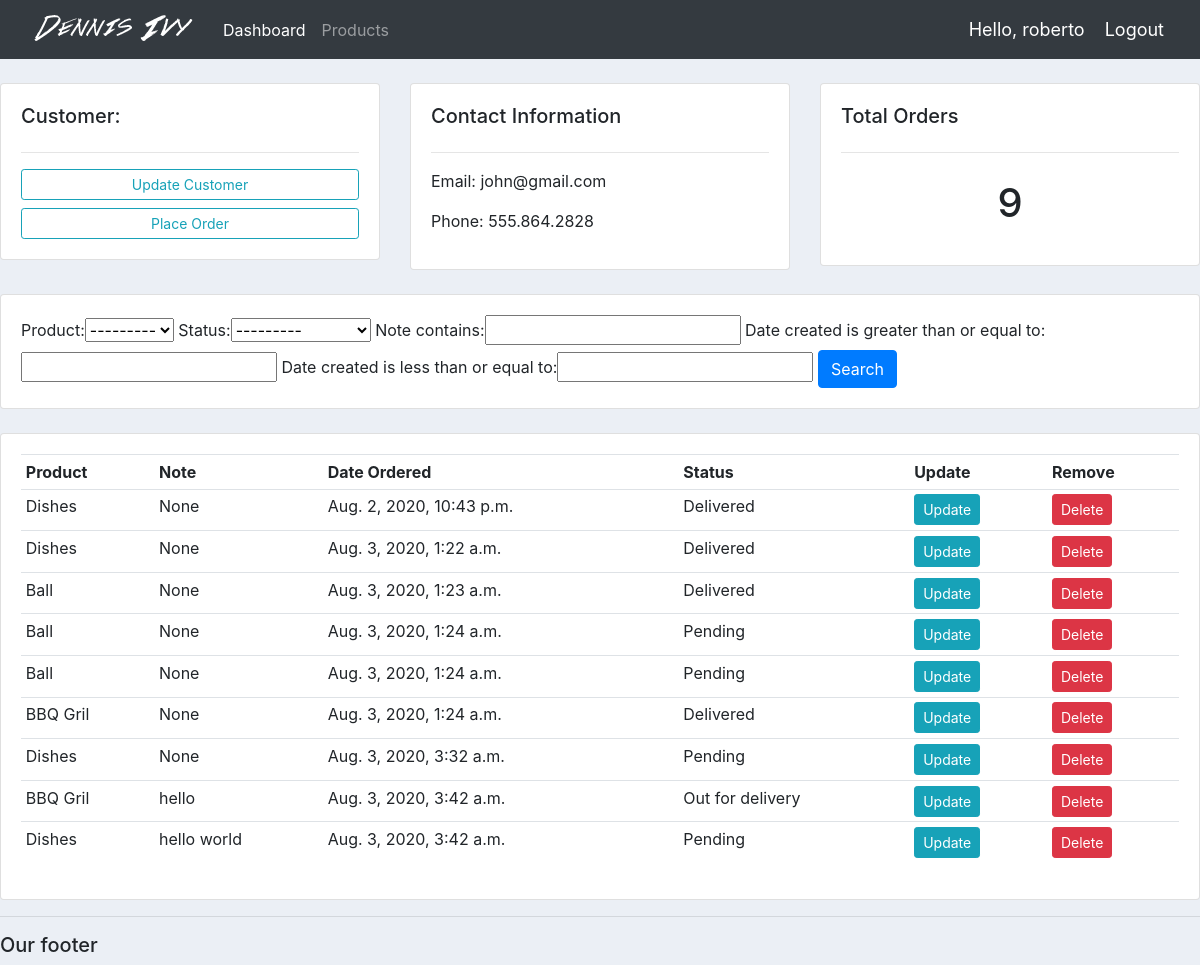
Page /customer/1 (signed in) on the committed database.
### accounts/models.py (models this page shows, shortened)
class Customer(models.Model):
    user = models.OneToOneField(User, null=True, blank=True, on_delete=models.CASCADE)
    name = models.CharField(max_length=200, null=True)
    phone = models.CharField(max_length=200, null=True)
    email = models.CharField(max_length=200, null=True)
    profile_pic = models.ImageField(default="profile1.png", null=True, blank=True)
    date_created = models.DateTimeField(auto_now_add=True)

class Order(models.Model):
    STATUS = (
        ('Pending', 'Pending'),
        ('Out for delivery', 'Out for delivery'),
        ('Delivered', 'Delivered'),
    )
    customer = models.ForeignKey(Customer, null=True, on_delete=models.SET_NULL)
    product = models.ForeignKey(Product, null=True, on_delete=models.SET_NULL)
    date_created = models.DateTimeField(auto_now_add=True)
    status = models.CharField(max_length=200, null=True, choices=STATUS)
    note = models.CharField(max_length=100, null=True)

class Product(models.Model):
    CATEGORY = (
        ('Indoor', 'Indoor'),
        ('Out Door', 'Out Door'),
    )
    name = models.CharField(max_length=200, null=True)
    price = models.FloatField(null=True)
    category = models.CharField(max_length=200, null=True, choices=CATEGORY)
    description = models.CharField(max_length=200, null=True, blank=True)
    date_created = models.DateTimeField(auto_now_add=True)
    tags = models.ManyToManyField(Tag)
    def __str__(self):
        return self.name

### accounts/decorators.py (the view)
        def wrapper_func(request, *args, **kwargs):
            group = None
            if request.user.groups.exists():
                group = request.user.groups.all()[0].name
            if group in allowed_roles:
                return view_func(request, *args, **kwargs)
            else:
                return HttpResponse('You are not authorized to view this page')

### accounts/views.py (called while the page is built)
@login_required(login_url='login')
@allowed_users(allowed_roles=['admin'])
def customer(request, pk_test):
    customer = Customer.objects.get(id=pk_test)
    orders = customer.order_set.all()
    order_count = orders.count()
    myFilter = OrderFilter(request.GET, queryset = orders)
    orders = myFilter.qs
    context = {
        'customer': customer,
        'orders': orders,
        'order_count': order_count,
        'myFilter': myFilter
        }
    return render(request, 'accounts/customer.html', context)

### accounts/templates/accounts/customer.html
{% extends 'accounts/main.html' %}
{% block content %}
    <br>
    <div class="row">
        <div class="col-md">
            <div class="card card-body">
                <h5>Customer:</h5>
                <hr>
                <a href="" class="btn btn-outline-info btn-sm btn-block">Update Customer</a>
                <a href="{% url 'create_order' customer.id %}" class="btn btn-outline-info btn-sm btn-block">Place Order</a>
            </div>
        </div>
        <div class="col-md">
            <div class="card card-body">
                <h5>Contact Information</h5>
                <hr>
                <p>Email: {{customer.email}}</p>
                <p>Phone: {{customer.phone}}</p>
            </div>
        </div>
        <div class="col-md">
            <div class="card card-body">
                <h5>Total Orders</h5>
                <hr>
                <h1 style="text-align: center; padding: 10px">{{order_count}}</h1>
            </div>
        </div>
    </div>
    <br>
    <div class="row">
        <div class="col">
            <div class="card card-body">
                <form action="" method="get">
                    {{myFilter.form}}
                    <button type="submit" class="btn btn-primary">Search</button>
                </form>
            </div>
        </div>
    </div>
    <br>
    <div class="row">
        <div class="col-md">
            <div class="card card-body">
                <table class="table table-sm">
                    <tr>
                        <th>Product</th>
                        <th>Note</th>
                        <th>Date Ordered</th>
                        <th>Status</th>
                        <th>Update</th>
                        <th>Remove</th>
                    </tr>
                    {% for order in orders %}
                    <tr>
                        <td>{{order.product}}</td>
                        <td>{{order.note}}</td>
                        <td>{{order.date_created}}</td>
                        <td>{{order.status}}</td>
                        <td><a class="btn btn-sm btn-info" href="{% url 'update_order' order.id %}">Update</a></td>
                    <td><a class="btn btn-sm btn-danger" href="{% url 'delete_order' order.id %}">Delete</a></td>
                    </tr>
                    {% endfor %}
                </table>
            </div>
        </div>
    </div>
{% endblock %}

### accounts/templates/accounts/navbar.html (shortened to what this page needs)
{% load static %}
<nav class="navbar navbar-expand-lg navbar-dark bg-dark">
    <img src="{% static 'images/logo.png' %}">
    <div class="collapse navbar-collapse" id="navbarNav">
      <ul class="navbar-nav">
        {% if request.user.is_staff %}
        <li class="nav-item active">
          <a class="nav-link" href="{% url 'home' %}">Dashboard</a>
        </li>
        <li class="nav-item">
          <a class="nav-link" href="{% url 'products' %}">Products</a>
        </li>
        {% else %}
        <li class="nav-item">
          <a href="{% url 'account' %}" class="nav-link">Settings</a>
        </li>
        {% endif %}
      </ul>
    </div>
    <span class="hello-msg">Hello, {{request.user}}</span>
    <span ><a class="hello-msg" href="{% url 'logout' %}">Logout</a></span>
  </nav>

### static/css/main.css (style rules this page uses)
body { background-color: #ebeff5; }

### accounts/templates/accounts/navbar.html (style rules this page uses)
.hello-msg { font-size: 18px; color: #fff; margin-right: 20px; }

### rows in the picture
Customer: email "john@gmail.com", phone "555.864.2828"
Order: product "Dishes", note "None", date_created "Aug. 2, 2020, 10:43 p.m.", status "Delivered"
Order: product "Dishes", note "None", date_created "Aug. 3, 2020, 1:22 a.m.", status "Delivered"
Order: product "Ball", note "None", date_created "Aug. 3, 2020, 1:23 a.m.", status "Delivered"
Order: product "Ball", note "None", date_created "Aug. 3, 2020, 1:24 a.m.", status "Pending"
Order: product "Ball", note "None", date_created "Aug. 3, 2020, 1:24 a.m.", status "Pending"
Order: product "BBQ Gril", note "None", date_created "Aug. 3, 2020, 1:24 a.m.", status "Delivered"
Order: product "Dishes", note "None", date_created "Aug. 3, 2020, 3:32 a.m.", status "Pending"
Order: product "BBQ Gril", note "hello", date_created "Aug. 3, 2020, 3:42 a.m.", status "Out for delivery"
Order: product "Dishes", note "hello world", date_created "Aug. 3, 2020, 3:42 a.m.", status "Pending"

### other values in the picture
{{ request.user }} "roberto"
{{ order_count }} "9"
